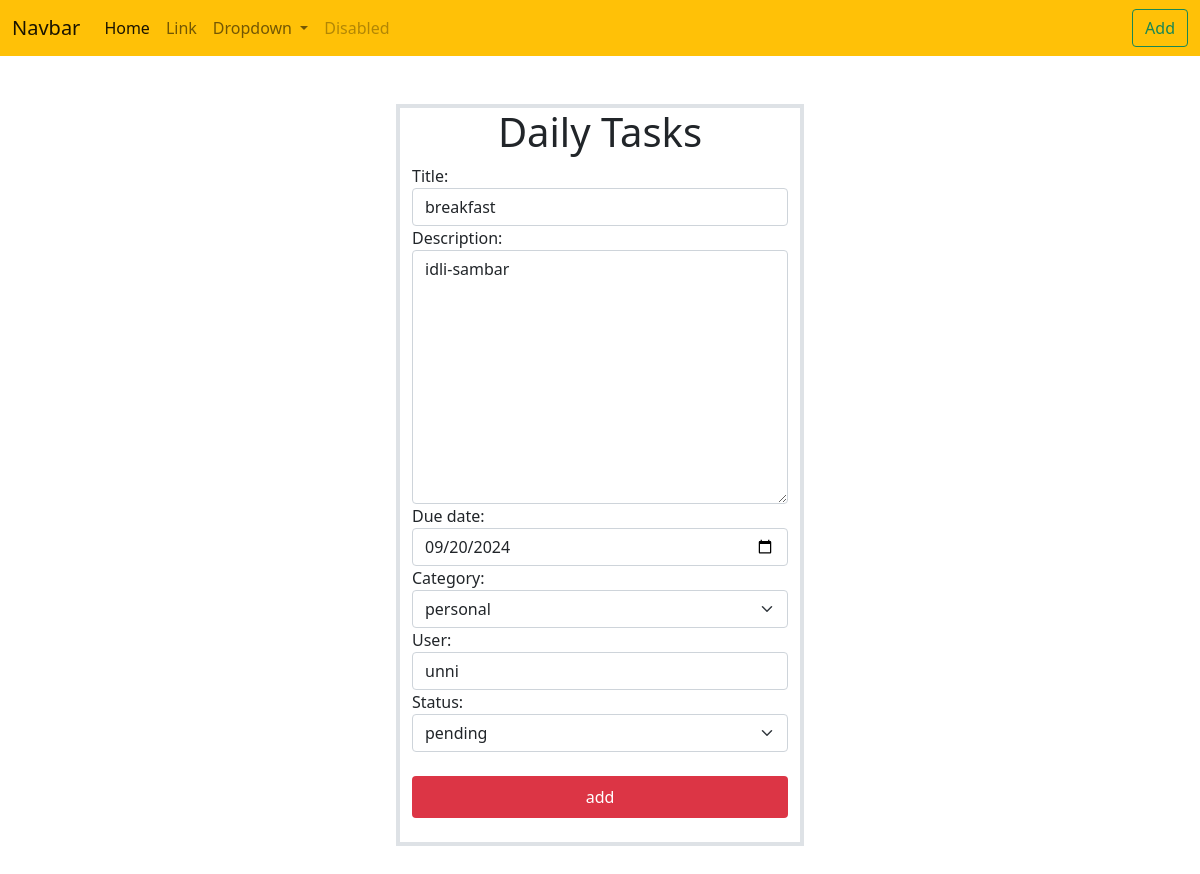
The app's page /tasks/4/change with its own data.
### notes/models.py (models this page shows, shortened)
class Task(models.Model):
    title=models.CharField(max_length=200)
    description=models.TextField()
    created_date=models.DateTimeField(auto_now_add=True)
    due_date=models.DateTimeField(null=True)
    category_choices=(
        ("personal","personal"),
        ("business","business")
    )
    category=models.CharField(max_length=200,choices=category_choices,default="personal")
    status_choices=(
        ("pending","pending"),
        ("in-progress","in-progress"),
        ("done","done")
    )
    status=models.CharField(max_length=200,choices=status_choices,default="pending")
    updated_date=models.DateTimeField(auto_now=True)
    user=models.CharField(max_length=200)

### notes/views.py (the view, shortened to what this page needs)
# urls.py: path('tasks/<int:pk>/change',views.TaskUpdateView.as_view(),name="task-update"),
class TaskUpdateView(View):
    def get(self,request,*args,**kwargs):
        id=kwargs.get("pk")
        task_obj=Task.objects.get(id=id)
        form_instance=TaskForm(instance=task_obj)
        form_instance.fields["status"]=forms.ChoiceField(choices=Task.status_choices,widget=forms.Select(attrs={"class":"form-control form-select"}),initial=task_obj.status)
        return render(request,"task_edit.html",{"form":form_instance})

### notes/forms.py
class TaskForm(forms.ModelForm):
    class Meta:
        model = Task
        exclude = ("created_date","status","updated_date")
        widgets = {
            "title":forms.TextInput(attrs={"class":"form-control"}),
            "description":forms.Textarea(attrs={"class":"form-control"}),
            "due_date":forms.DateInput(attrs={"class":"form-control","type":"date"}),
            "category":forms.Select(attrs={"class":"form-control form-select"}),
            "user":forms.TextInput(attrs={"class":"form-control"})
        }

### notes/templates/task_edit.html (shortened to what this page needs)
{%extends 'base.html'%}
{%block main_block%}
<div class="row">
    <div class="col-4"></div>
    <div class="col-4 border border-4 my-5">
        <h1 class="text-center"> Daily Tasks</h1>
            <form action=""method="post">
                {{form}}
                <button type="submit" class="bg-danger w-100 btn btn-auto text-white my-4 py-2">add</button>
            </form>
    </div>
</div>
{%endblock%}

### records on screen
Task: title "breakfast", description "idli-sambar", due_date "09/20/2024", category "personal", user "unni", status "pending"
